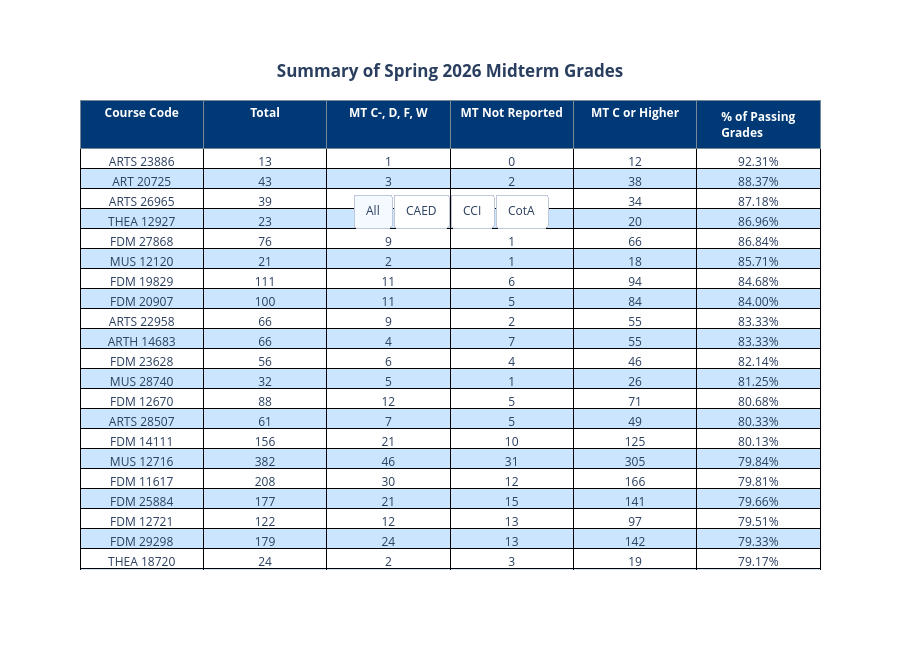

Notebook code for this chart:
### Markdown cell above
That's much nicer! Now I'm going to apply it to all the traces, plus re-add the buttons and customize it plus the title.

### Code cell
#Making Summary Table in Graph Objects Pt. 14 (Adding the buttons and title customization)
alltrace = go.Table(
    header = dict(values = ["Course Code", "Total", "MT C-, D, F, W", "MT Not Reported", "MT C or Higher", "% of Passing Grades"],
                line_color = "lightslategray",
                fill_color = "#003976",
                font_color = "white",
                font_weight = "bold"),
    cells = dict(values=[allsummary["Course Code"], 
                        allsummary["Total Grades"], 
                        allsummary["MT C-, D, F, W"], 
                        allsummary["MT Not Reported"], 
                        allsummary["MT C or Higher"], 
                        allsummary["% of Passing Grades"]],
                        line_color = "black",
                        fill_color = [["#FFFFFF", "#CCE5FF"] * 50])
)

caedtrace = go.Table(
    header = dict(values = ["Course Code", "Total", "MT C-, D, F, W", "MT Not Reported", "MT C or Higher", "% of Passing Grades"],
                line_color = "lightslategray",
                fill_color = "#003976",
                font_color = "white",
                font_weight = "bold"),
    cells = dict(values=[caedsummary["Course Code"], 
                        caedsummary["Total Grades"], 
                        caedsummary["MT C-, D, F, W"], 
                        caedsummary["MT Not Reported"], 
                        caedsummary["MT C or Higher"], 
                        caedsummary["% of Passing Grades"]],
                        line_color = "black",
                        fill_color = [["#FFFFFF", "#CCE5FF"] * 50])
)

ccitrace = go.Table(
    header = dict(values = ["Course Code", "Total", "MT C-, D, F, W", "MT Not Reported", "MT C or Higher", "% of Passing Grades"],
                line_color = "lightslategray",
                fill_color = "#003976",
                font_color = "white",
                font_weight = "bold"),
    cells = dict(values=[ccisummary["Course Code"], 
                        ccisummary["Total Grades"], 
                        ccisummary["MT C-, D, F, W"], 
                        ccisummary["MT Not Reported"], 
                        ccisummary["MT C or Higher"], 
                        ccisummary["% of Passing Grades"]],
                        line_color = "black",
                        fill_color = [["#FFFFFF", "#CCE5FF"] * 50])
)

cotatrace = go.Table(
    header = dict(values = ["Course Code", "Total", "MT C-, D, F, W", "MT Not Reported", "MT C or Higher", "% of Passing Grades"],
                line_color = "lightslategray",
                fill_color = "#003976",
                font_color = "white",
                font_weight = "bold"),
    cells = dict(values=[cotasummary["Course Code"], 
                        cotasummary["Total Grades"], 
                        cotasummary["MT C-, D, F, W"], 
                        cotasummary["MT Not Reported"], 
                        cotasummary["MT C or Higher"], 
                        cotasummary["% of Passing Grades"]],
                        line_color = "black",
                        fill_color = [["#FFFFFF", "#CCE5FF"] * 50])
)

layout = go.Layout(
    title=dict(text= "Summary of Spring 2026 Midterm Grades",
                font_weight = "bold", #I wanted to make the title more defined, so I made it bold
                xanchor = "center", #same idea here - I want to make it centered on the page
                yanchor = "top", #I figure from the top would be better since I could control how far down I want the title to be
                x = .5, #I believe this should be in the middle of the page
                y = .9), #Same idea here - I think this should be a little from the top, but could be wrong.
    height = 650
)

fig8 = go.Figure(data = [alltrace, caedtrace, ccitrace, cotatrace], layout = layout)

fig8.update_layout(updatemenus = [dict(
    type = "buttons",
    direction = "left",
    showactive = True,
    xanchor = "center",
    yanchor = "top",
    x = .5,
    y = .8, #So tried following the same logic as the title - I want the buttons right underneath it
    buttons = 
        list([dict(label = "All",
            method = "update",
            args = [{"visible":[True,False,False,False]}]),
        dict(label = "CAED",
            method = "update",
            args = [{"visible":[False,True,False,False]}]),
        dict(label = "CCI",
            method = "update",
            args = [{"visible":[False,False,True,False]}]),
        dict(label = "CotA",
            method = "update",
         args = [{"visible":[False,False,False,True]}])])
)])

fig8.show()

### Figure 1 — Plotly figure (JSON) as saved in the notebook; plotly's stock layout.template omitted (floating-point values rounded to 4 significant figures; data arrays with more than 128 entries replaced by an {"elided": "..."} marker saying what was removed)
{"data": [{"cells": {"fill": {"color": [["#FFFFFF", "#CCE5FF", "#FFFFFF", "#CCE5FF", "#FFFFFF", "#CCE5FF", "#FFFFFF", "#CCE5FF", "#FFFFFF", "#CCE5FF", "#FFFFFF", "#CCE5FF", "#FFFFFF", "#CCE5FF", "#FFFFFF", "#CCE5FF", "#FFFFFF", "#CCE5FF", "#FFFFFF", "#CCE5FF", "#FFFFFF", "#CCE5FF", "#FFFFFF", "#CCE5FF", "#FFFFFF", "#CCE5FF", "#FFFFFF", "#CCE5FF", "#FFFFFF", "#CCE5FF", "#FFFFFF", "#CCE5FF", "#FFFFFF", "#CCE5FF", "#FFFFFF", "#CCE5FF", "#FFFFFF", "#CCE5FF", "#FFFFFF", "#CCE5FF", "#FFFFFF", "#CCE5FF", "#FFFFFF", "#CCE5FF", "#FFFFFF", "#CCE5FF", "#FFFFFF", "#CCE5FF", "#FFFFFF", "#CCE5FF", "#FFFFFF", "#CCE5FF", "#FFFFFF", "#CCE5FF", "#FFFFFF", "#CCE5FF", "#FFFFFF", "#CCE5FF", "#FFFFFF", "#CCE5FF", "#FFFFFF", "#CCE5FF", "#FFFFFF", "#CCE5FF", "#FFFFFF", "#CCE5FF", "#FFFFFF", "#CCE5FF", "#FFFFFF", "#CCE5FF", "#FFFFFF", "#CCE5FF", "#FFFFFF", "#CCE5FF", "#FFFFFF", "#CCE5FF", "#FFFFFF", "#CCE5FF", "#FFFFFF", "#CCE5FF", "#FFFFFF", "#CCE5FF", "#FFFFFF", "#CCE5FF", "#FFFFFF", "#CCE5FF", "#FFFFFF", "#CCE5FF", "#FFFFFF", "#CCE5FF", "#FFFFFF", "#CCE5FF", "#FFFFFF", "#CCE5FF", "#FFFFFF", "#CCE5FF", "#FFFFFF", "#CCE5FF", "#FFFFFF", "#CCE5FF"]]}, "line": {"color": "black"}, "values": {"elided": "6x90 mixed values"}}, "header": {"fill": {"color": "#003976"}, "font": {"color": "white", "weight": "bold"}, "line": {"color": "lightslategray"}, "values": ["Course Code", "Total", "MT C-, D, F, W", "MT Not Reported", "MT C or Higher", "% of Passing Grades"]}, "type": "table"}, {"cells": {"fill": {"color": [["#FFFFFF", "#CCE5FF", "#FFFFFF", "#CCE5FF", "#FFFFFF", "#CCE5FF", "#FFFFFF", "#CCE5FF", "#FFFFFF", "#CCE5FF", "#FFFFFF", "#CCE5FF", "#FFFFFF", "#CCE5FF", "#FFFFFF", "#CCE5FF", "#FFFFFF", "#CCE5FF", "#FFFFFF", "#CCE5FF", "#FFFFFF", "#CCE5FF", "#FFFFFF", "#CCE5FF", "#FFFFFF", "#CCE5FF", "#FFFFFF", "#CCE5FF", "#FFFFFF", "#CCE5FF", "#FFFFFF", "#CCE5FF", "#FFFFFF", "#CCE5FF", "#FFFFFF", "#CCE5FF", "#FFFFFF", "#CCE5FF", "#FFFFFF", "#CCE5FF", "#FFFFFF", "#CCE5FF", "#FFFFFF", "#CCE5FF", "#FFFFFF", "#CCE5FF", "#FFFFFF", "#CCE5FF", "#FFFFFF", "#CCE5FF", "#FFFFFF", "#CCE5FF", "#FFFFFF", "#CCE5FF", "#FFFFFF", "#CCE5FF", "#FFFFFF", "#CCE5FF", "#FFFFFF", "#CCE5FF", "#FFFFFF", "#CCE5FF", "#FFFFFF", "#CCE5FF", "#FFFFFF", "#CCE5FF", "#FFFFFF", "#CCE5FF", "#FFFFFF", "#CCE5FF", "#FFFFFF", "#CCE5FF", "#FFFFFF", "#CCE5FF", "#FFFFFF", "#CCE5FF", "#FFFFFF", "#CCE5FF", "#FFFFFF", "#CCE5FF", "#FFFFFF", "#CCE5FF", "#FFFFFF", "#CCE5FF", "#FFFFFF", "#CCE5FF", "#FFFFFF", "#CCE5FF", "#FFFFFF", "#CCE5FF", "#FFFFFF", "#CCE5FF", "#FFFFFF", "#CCE5FF", "#FFFFFF", "#CCE5FF", "#FFFFFF", "#CCE5FF", "#FFFFFF", "#CCE5FF"]]}, "line": {"color": "black"}, "values": [["ARCH 22860", "ARCS 12721", "ID 19670", "ID 19883", "CMGT 19400", "ARCH 13310", "ARCH 14775", "ARCS 11014", "CMGT 17964", "AED 22860", "CMGT 16841", "ARCH 16841", "ARCH 29604", "ARCH 19059", "ID 15409", "ARCH 15217", "CMGT 11015", "ID 13889", "ID 29543", "CMGT 21745", "ARCH 14841"], [22, 10, 56, 68, 97, 98, 84, 12, 103, 11, 68, 348, 87, 27, 61, 152, 39, 57, 68, 129, 101], [1, 0, 5, 4, 8, 9, 6, 2, 12, 1, 6, 43, 11, 5, 11, 18, 5, 8, 9, 23, 18], [1, 1, 2, 5, 5, 6, 7, 0, 6, 1, 7, 26, 7, 1, 3, 17, 4, 6, 8, 10, 9], [20, 9, 49, 59, 84, 83, 71, 10, 85, 9, 55, 279, 69, 21, 47, 117, 30, 43, 51, 96, 74], ["90.91%", "90.00%", "87.50%", "86.76%", "86.60%", "84.69%", "84.52%", "83.33%", "82.52%", "81.82%", "80.88%", "80.17%", "79.31%", "77.78%", "77.05%", "76.97%", "76.92%", "75.44%", "75.00%", "74.42%", "73.27%"]]}, "header": {"fill": {"color": "#003976"}, "font": {"color": "white", "weight": "bold"}, "line": {"color": "lightslategray"}, "values": ["Course Code", "Total", "MT C-, D, F, W", "MT Not Reported", "MT C or Higher", "% of Passing Grades"]}, "type": "table"}, {"cells": {"fill": {"color": [["#FFFFFF", "#CCE5FF", "#FFFFFF", "#CCE5FF", "#FFFFFF", "#CCE5FF", "#FFFFFF", "#CCE5FF", "#FFFFFF", "#CCE5FF", "#FFFFFF", "#CCE5FF", "#FFFFFF", "#CCE5FF", "#FFFFFF", "#CCE5FF", "#FFFFFF", "#CCE5FF", "#FFFFFF", "#CCE5FF", "#FFFFFF", "#CCE5FF", "#FFFFFF", "#CCE5FF", "#FFFFFF", "#CCE5FF", "#FFFFFF", "#CCE5FF", "#FFFFFF", "#CCE5FF", "#FFFFFF", "#CCE5FF", "#FFFFFF", "#CCE5FF", "#FFFFFF", "#CCE5FF", "#FFFFFF", "#CCE5FF", "#FFFFFF", "#CCE5FF", "#FFFFFF", "#CCE5FF", "#FFFFFF", "#CCE5FF", "#FFFFFF", "#CCE5FF", "#FFFFFF", "#CCE5FF", "#FFFFFF", "#CCE5FF", "#FFFFFF", "#CCE5FF", "#FFFFFF", "#CCE5FF", "#FFFFFF", "#CCE5FF", "#FFFFFF", "#CCE5FF", "#FFFFFF", "#CCE5FF", "#FFFFFF", "#CCE5FF", "#FFFFFF", "#CCE5FF", "#FFFFFF", "#CCE5FF", "#FFFFFF", "#CCE5FF", "#FFFFFF", "#CCE5FF", "#FFFFFF", "#CCE5FF", "#FFFFFF", "#CCE5FF", "#FFFFFF", "#CCE5FF", "#FFFFFF", "#CCE5FF", "#FFFFFF", "#CCE5FF", "#FFFFFF", "#CCE5FF", "#FFFFFF", "#CCE5FF", "#FFFFFF", "#CCE5FF", "#FFFFFF", "#CCE5FF", "#FFFFFF", "#CCE5FF", "#FFFFFF", "#CCE5FF", "#FFFFFF", "#CCE5FF", "#FFFFFF", "#CCE5FF", "#FFFFFF", "#CCE5FF", "#FFFFFF", "#CCE5FF"]]}, "line": {"color": "black"}, "values": {"elided": "6x26 mixed values"}}, "header": {"fill": {"color": "#003976"}, "font": {"color": "white", "weight": "bold"}, "line": {"color": "lightslategray"}, "values": ["Course Code", "Total", "MT C-, D, F, W", "MT Not Reported", "MT C or Higher", "% of Passing Grades"]}, "type": "table"}, {"cells": {"fill": {"color": [["#FFFFFF", "#CCE5FF", "#FFFFFF", "#CCE5FF", "#FFFFFF", "#CCE5FF", "#FFFFFF", "#CCE5FF", "#FFFFFF", "#CCE5FF", "#FFFFFF", "#CCE5FF", "#FFFFFF", "#CCE5FF", "#FFFFFF", "#CCE5FF", "#FFFFFF", "#CCE5FF", "#FFFFFF", "#CCE5FF", "#FFFFFF", "#CCE5FF", "#FFFFFF", "#CCE5FF", "#FFFFFF", "#CCE5FF", "#FFFFFF", "#CCE5FF", "#FFFFFF", "#CCE5FF", "#FFFFFF", "#CCE5FF", "#FFFFFF", "#CCE5FF", "#FFFFFF", "#CCE5FF", "#FFFFFF", "#CCE5FF", "#FFFFFF", "#CCE5FF", "#FFFFFF", "#CCE5FF", "#FFFFFF", "#CCE5FF", "#FFFFFF", "#CCE5FF", "#FFFFFF", "#CCE5FF", "#FFFFFF", "#CCE5FF", "#FFFFFF", "#CCE5FF", "#FFFFFF", "#CCE5FF", "#FFFFFF", "#CCE5FF", "#FFFFFF", "#CCE5FF", "#FFFFFF", "#CCE5FF", "#FFFFFF", "#CCE5FF", "#FFFFFF", "#CCE5FF", "#FFFFFF", "#CCE5FF", "#FFFFFF", "#CCE5FF", "#FFFFFF", "#CCE5FF", "#FFFFFF", "#CCE5FF", "#FFFFFF", "#CCE5FF", "#FFFFFF", "#CCE5FF", "#FFFFFF", "#CCE5FF", "#FFFFFF", "#CCE5FF", "#FFFFFF", "#CCE5FF", "#FFFFFF", "#CCE5FF", "#FFFFFF", "#CCE5FF", "#FFFFFF", "#CCE5FF", "#FFFFFF", "#CCE5FF", "#FFFFFF", "#CCE5FF", "#FFFFFF", "#CCE5FF", "#FFFFFF", "#CCE5FF", "#FFFFFF", "#CCE5FF", "#FFFFFF", "#CCE5FF"]]}, "line": {"color": "black"}, "values": {"elided": "6x43 mixed values"}}, "header": {"fill": {"color": "#003976"}, "font": {"color": "white", "weight": "bold"}, "line": {"color": "lightslategray"}, "values": ["Course Code", "Total", "MT C-, D, F, W", "MT Not Reported", "MT C or Higher", "% of Passing Grades"]}, "type": "table"}], "layout": {"height": 650, "title": {"font": {"weight": "bold"}, "text": "Summary of Spring 2026 Midterm Grades", "x": 0.5, "xanchor": "center", "y": 0.9, "yanchor": "top"}, "updatemenus": [{"buttons": [{"args": [{"visible": [true, false, false, false]}], "label": "All", "method": "update"}, {"args": [{"visible": [false, true, false, false]}], "label": "CAED", "method": "update"}, {"args": [{"visible": [false, false, true, false]}], "label": "CCI", "method": "update"}, {"args": [{"visible": [false, false, false, true]}], "label": "CotA", "method": "update"}], "direction": "left", "showactive": true, "type": "buttons", "x": 0.5, "xanchor": "center", "y": 0.8, "yanchor": "top"}]}}
